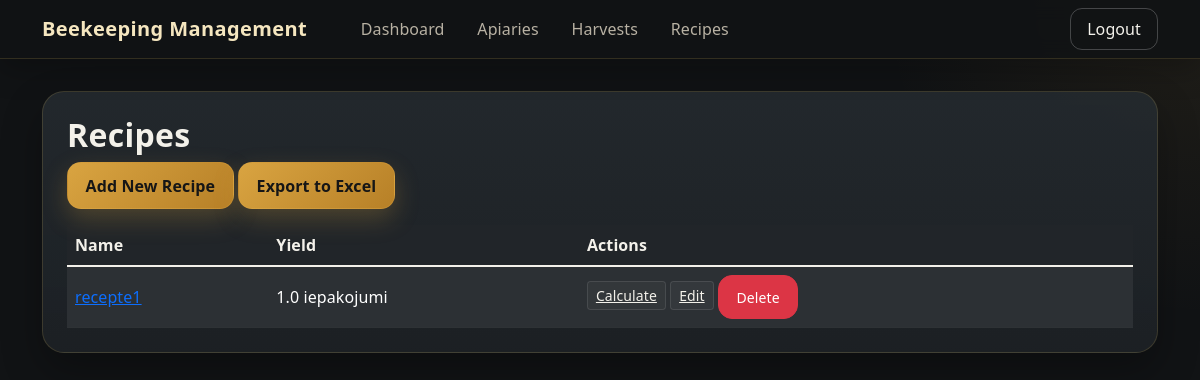
The page /recipes (signed in) on the database its author committed.
### tables this page shows
CREATE TABLE recipes (
                    id INTEGER PRIMARY KEY,
                    name TEXT NOT NULL
                , yield REAL NOT NULL DEFAULT 1, yield_unit TEXT DEFAULT 'units', user_id INTEGER NOT NULL DEFAULT 1);

### web_app.py (the view)
@app.route('/recipes')
@login_required
def recipes():
    conn = sqlite3.connect('beekeeping.db')
    c = conn.cursor()
    c.execute("SELECT id, name, yield, yield_unit FROM recipes WHERE user_id = ? ORDER BY name", (session['user_id'],))
    recipes_list = c.fetchall()
    conn.close()
    return render_template('recipes.html', recipes=recipes_list)

### web_app.py (called while the page is built)
@app.before_request
def require_login():
    allowed = {"login", "register", "logout", "static", "serve_image"}  # names of view functions that don't require auth
    if request.endpoint not in allowed and not session.get("logged_in"):
        return redirect(url_for("login"))

def login_required(f):
    @wraps(f)
    def decorated_function(*args, **kwargs):
        if not session.get("logged_in"):
            return redirect(url_for("login"))
        return f(*args, **kwargs)
    return decorated_function

### templates/recipes.html (shortened to what this page needs)
{% extends "base.html" %}
{% block content %}
<div class="glass-panel p-4 mb-4">
<h2 class="section-title">Recipes</h2>
<a href="{{ url_for('add_recipe') }}" class="btn btn-honey mb-3">Add New Recipe</a>
<a href="{{ url_for('export_recipes') }}" class="btn btn-honey mb-3">Export to Excel</a>
<div class="table-responsive"><table class="table table-dark table-striped table-hover align-middle mb-0">
    <thead>
        <tr>
            <th>Name</th>
            <th>Yield</th>
            <th>Actions</th>
        </tr>
    </thead>
    <tbody>
        {% for recipe in recipes %}
        <tr>
            <td><a href="{{ url_for('view_recipe', recipe_id=recipe[0]) }}">{{ recipe[1] }}</a></td>
            <td>{{ recipe[2] }} {{ recipe[3] }}</td>
            <td>
                <a href="{{ url_for('calculate_production', recipe_id=recipe[0]) }}" class="btn-sm btn-soft">Calculate</a>
                <a href="{{ url_for('edit_recipe', id=recipe[0]) }}" class="btn-sm btn-secondary">Edit</a>
                <a href="{{ url_for('delete_recipe', id=recipe[0]) }}" class="btn btn-sm btn-danger" onclick="return confirm('Are you sure?')">Delete</a>
            </td>
        </tr>
        {% endfor %}
    </tbody>
</table></div>
</div>
{% endblock %}

### templates/base.html (style rules this page uses)
:root { --bg: #111315; --bg-soft: #171a1d; --panel: #1d2125; --panel-2: #242a2f; --border: rgba(255, 209, 102, 0.14); --text: #f3f1ea; --muted: #b8b1a3; --accent: #d9a441; --accent-hover: #e3b65f; --success-bg: #1d2b21; --success-border: #35553d; }
html, body { height: 100%; }
body { background: radial-gradient(circle at top right, rgba(217, 164, 65, 0.08), transparent 22%), radial-gradient(circle at bottom left, rgba(217, 164, 65, 0.05), transparent 20%), var(--bg); color: var(--text); font-family: "Segoe UI", Tahoma, Geneva, Verdana, sans-serif; letter-spacing: 0.1px; }
.glass-panel, .card { background: linear-gradient(180deg, rgba(36, 42, 47, 0.92), rgba(29, 33, 37, 0.96)); border: 1px solid var(--border); border-radius: 22px; box-shadow: 0 18px 40px rgba(0, 0, 0, 0.28); }
.section-title { font-weight: 700; letter-spacing: 0.3px; }
.btn { border-radius: 14px; transition: all 0.18s ease; padding: 0.65rem 1.1rem; }
.btn-primary, .btn-honey { background: linear-gradient(135deg, var(--accent), #b78027); border: 1px solid rgba(217, 164, 65, 0.30); color: #161616; font-weight: 600; box-shadow: 0 10px 24px rgba(217, 164, 65, 0.25); }
.btn-soft { background: rgba(255, 255, 255, 0.03); border: 1px solid rgba(255, 255, 255, 0.10); color: var(--text); }
.btn-secondary { background: rgba(255, 255, 255, 0.04); border: 1px solid rgba(255, 255, 255, 0.10); color: var(--text); }
.table { color: var(--text); }
.table th, .table td { border-color: rgba(255, 255, 255, 0.08); }
.table-striped > tbody > tr:nth-of-type(odd) { background: rgba(255, 255, 255, 0.03); }

### rows shown on the page
recipes: name "recepte1", yield "1.0", yield_unit "iepakojumi"
